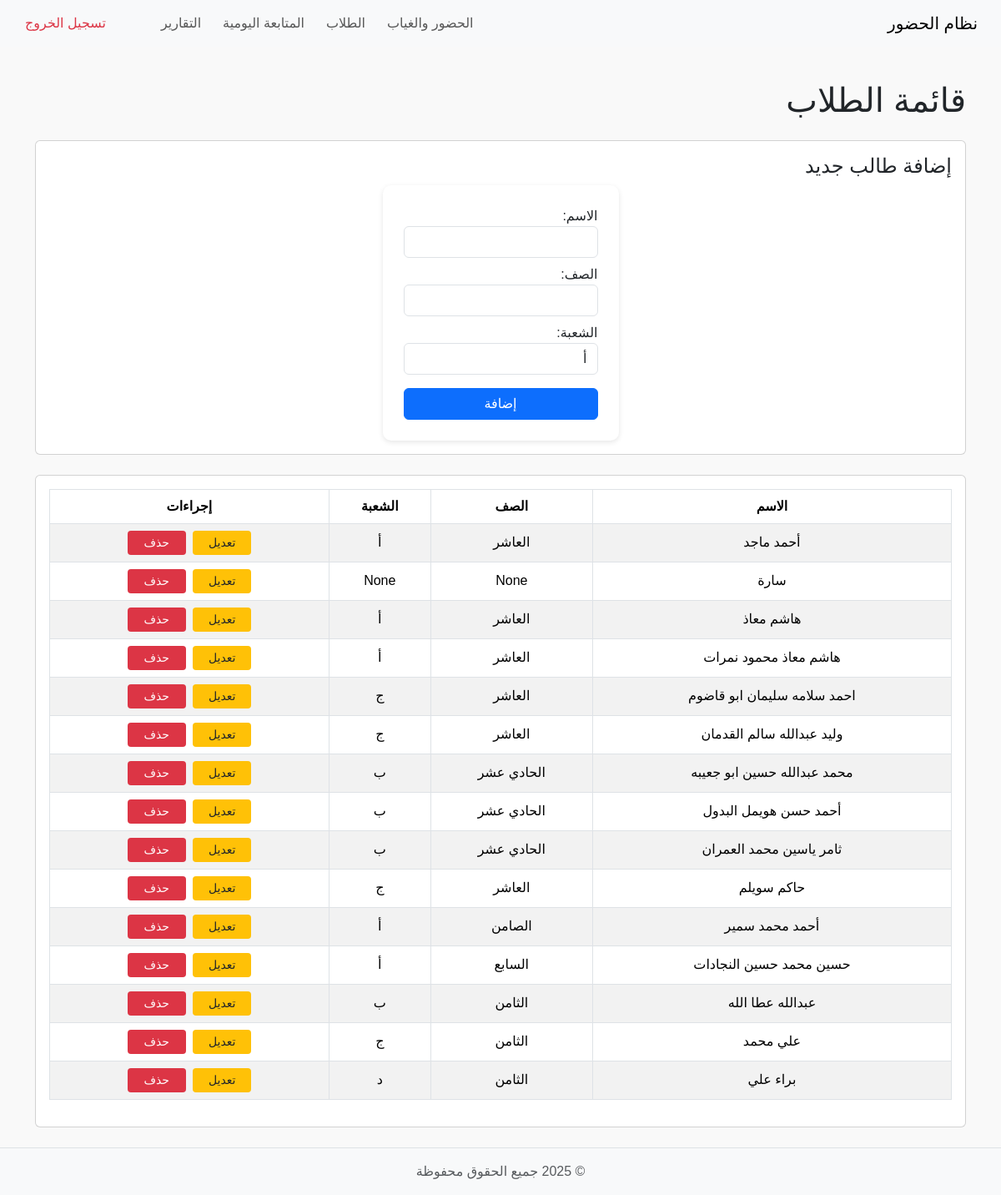
The page /students (signed in) on the database as committed earlier.
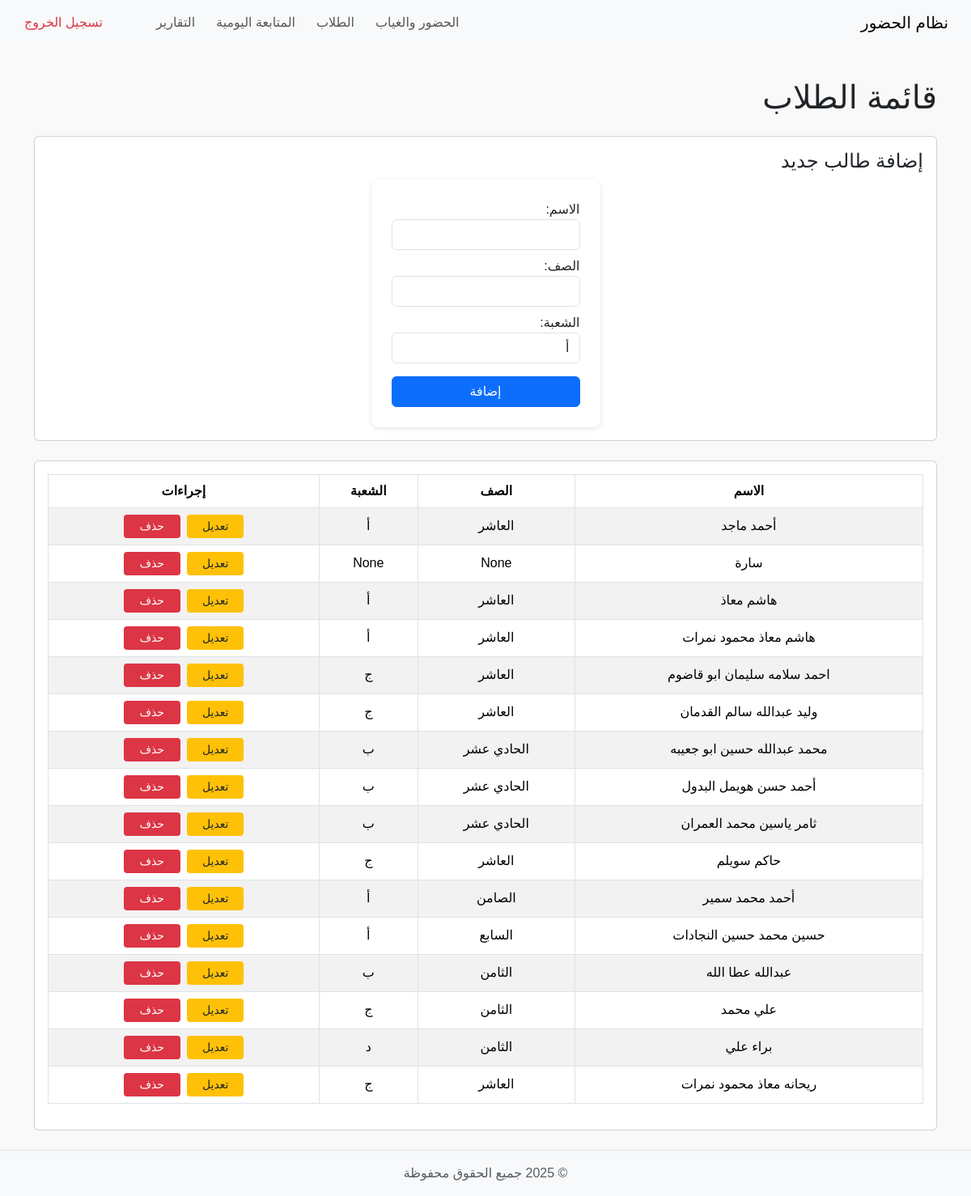
The same page on the database as committed later.
### tables this page shows
CREATE TABLE students (
    id INTEGER PRIMARY KEY AUTOINCREMENT,
    student_name TEXT NOT NULL,
    username TEXT,
    password TEXT
, class_name TEXT, section TEXT);

### app.py (the view, shortened to what this page needs)
@app.route('/students', methods=['GET', 'POST'])
@login_required
def students_page():
    conn = get_db_connection()
    students_list = conn.execute('SELECT * FROM students').fetchall()
    conn.close()
    return render_template('students.html', students=students_list)

### app.py (called while the page is built)
def get_db_connection():
    conn = sqlite3.connect('attendance.db')
    conn.row_factory = sqlite3.Row
    return conn

def login_required(f):
    @wraps(f)
    def decorated_function(*args, **kwargs):
        if 'user' not in session:
            return redirect(url_for('login'))
        return f(*args, **kwargs)
    return decorated_function

### templates/students.html (shortened to what this page needs)
{% include 'partials/header.html' %}
{% include 'partials/navbar.html' %}
<div class="container mt-4">
    <h1 class="mb-4">قائمة الطلاب</h1>
    <div class="card mb-4 p-3">
        <h4>إضافة طالب جديد</h4>
        <form method="POST" id="addStudentForm">
            <div class="mb-2">
                <label>الاسم:</label>
                <input type="text" name="student_name" required class="form-control">
            </div>
            <div class="mb-2">
                <label>الصف:</label>
                <input type="text" name="class_name" required class="form-control">
            </div>
            <div class="mb-2">
                <label>الشعبة:</label>
                <select name="section" required class="form-control">
                    <option value="أ">أ</option>
                </select>
            </div>
            <button type="submit" class="btn btn-primary mt-2">إضافة</button>
        </form>
    </div>
    <div class="card p-3">
        <table class="table table-bordered table-striped">
            <thead>
                <tr>
                    <th>الاسم</th>
                    <th>الصف</th>
                    <th>الشعبة</th>
                    <th>إجراءات</th>
                </tr>
            </thead>
            <tbody>
                {% for student in students %}
                <tr data-student-id="{{ student.id }}">
                    <td class="name">{{ student.student_name }}</td>
                    <td class="class">{{ student.class_name }}</td>
                    <td class="section">{{ student.section }}</td>
                    <td>
                        <button class="btn btn-sm btn-warning editBtn">تعديل</button>
                        <button class="btn btn-sm btn-danger deleteBtn">حذف</button>
                    </td>
                </tr>
                {% endfor %}
            </tbody>
        </table>
    </div>
</div>
{% include 'partials/footer.html' %}

Rows that differ between the two databases and show on the page:
added students: student_name "ريحانه معاذ محمود نمرات", class_name "العاشر", section "ج"
